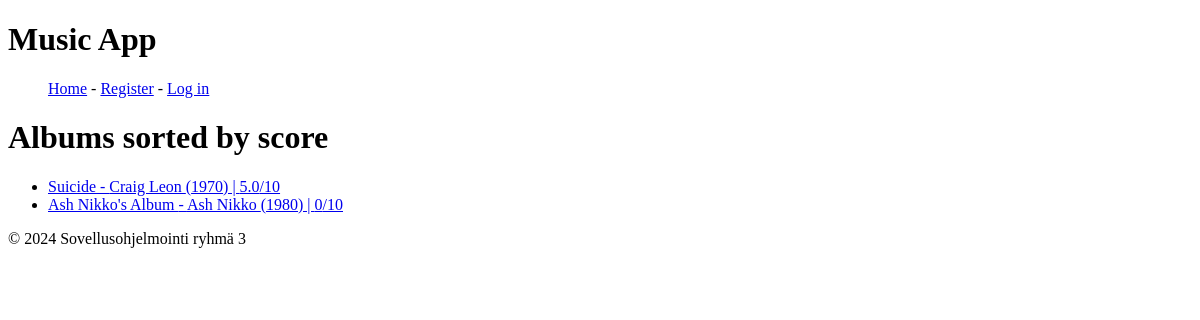
The app's page /albums/, older data.
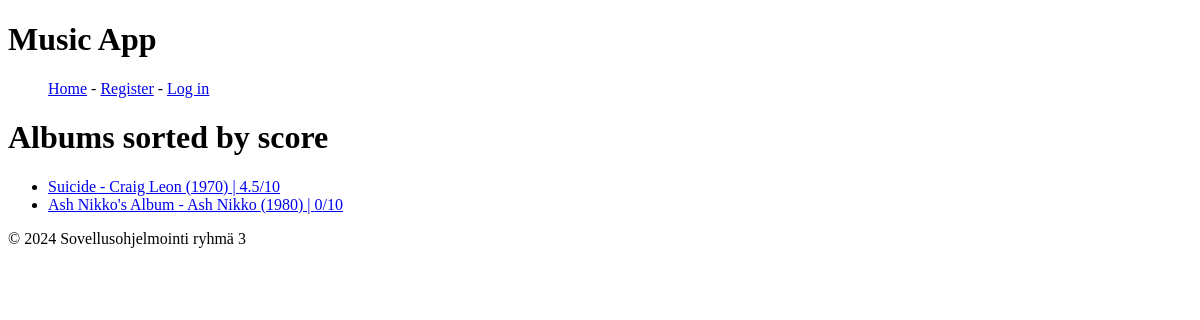
The same page, newer data.
### music_app/models.py (models this page shows, shortened)
class Album(models.Model):
    name = models.CharField(max_length=300)
    release_year = models.IntegerField(default=1900,
                    validators=[
                        MaxValueValidator(datetime.datetime.now().year),
                        MinValueValidator(1900)])
    date_added = models.DateField(auto_now_add=True)
    artist = models.ForeignKey(Artist, on_delete=models.SET_NULL, null=True)
    def get_avg_score(self):
        reviews = Review.objects.filter(
            content_type= ContentType.objects.get_for_model(self),
            object_id=self.id)
        if len(reviews) == 0:
            return 0
        else:
            combined_sum = 0
            for review in reviews:
                combined_sum += review.rating
            return combined_sum / len(reviews)

class Review(models.Model):
    content_type = models.ForeignKey(ContentType, on_delete=models.CASCADE) # Song or album?
    object_id = models.PositiveIntegerField() # ID of song or album
    target_object = GenericForeignKey('content_type', 'object_id')
    content = models.TextField()
    rating = models.IntegerField(default=0,
                                validators=[
                                    MaxValueValidator(10),
                                    MinValueValidator(0),
                                ])
    date_created = models.DateField(auto_now_add=True)
    is_public = models.BooleanField(default=False) # Public means other users can see this review
    creator = models.ForeignKey(User, on_delete=models.CASCADE)

class Artist(models.Model):
    name = models.CharField(max_length=100)

### music_app/views.py (the view)
# urls.py: path('albums/', views.album_list, name='album_list'),
def album_list(request):
    albums = sort_by_score(Album.objects.all())
    return render(request, 'music_app/albums.html', {'albums': albums})

### music_app/views.py (called while the page is built)
def sort_by_score(things:QuerySet):
    result = list(things)
    for thing in result:
        for other_thing in result:
            if other_thing != thing:
                if thing.get_avg_score() > other_thing.get_avg_score():
                    original_idx = result.index(thing)
                    other_idx = result.index(other_thing)
                    result.insert(other_idx, result.pop(original_idx))
                    break
                elif thing.get_avg_score() == other_thing.get_avg_score():
                    if thing.name < other_thing.name:
                        original_idx = result.index(thing)
                        other_idx = result.index(other_thing)
                        result.insert(other_idx, result.pop(original_idx))
                        break
    return result

### music_app/templates/music_app/albums.html (shortened to what this page needs)
{% extends "music_app/base.html" %}
{% block content %}
    <h1>Albums sorted by score</h1>
    <ul>
        {% for album in albums %}
            <li>
                <a href="{% url 'music_app:track_list' album_id=album.id %}">
                    {{ album.name }} - {{ album.artist.name }} ({{ album.release_year }}) | {{ album.get_avg_score }}/10
                </a>
            </li>
        {% endfor %}
    </ul>
{% endblock %}

Row changes from the older to the newer data that the page shows:
changed through a linked row, Album "Suicide": get_avg_score "5.0" → "4.5"
